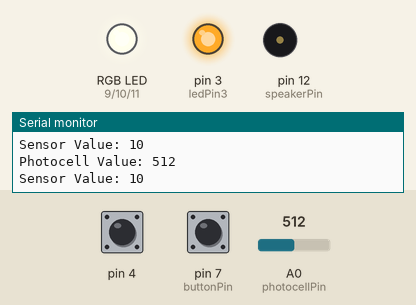
This sketch was run on a simulated Arduino Uno, built with avr-gcc and run on an emulated ATmega328P. On the bench: an RGB LED mixed from three pins (HIGH = lit), output pins drawn as LEDs (lit = HIGH), buzzer (waves = sounding), the last lines printed to the serial monitor. Inputs (shaded band) come from the test bench; at power-on: pin 7 (buttonPin) HIGH, pin 4 HIGH, A0 (photocellPin) = 512. Dim RGB values are drawn brighter than linear; random numbers use the default seed unless the sketch sets one; pins used as bus, display or sensor lines are not drawn.

Above: at 1.2 s.
1.3 s: pin 7 (buttonPin) pulled LOW for 0.15 s
4.3 s: pin 4 pulled LOW for 3.2 s
At 5.1 s:
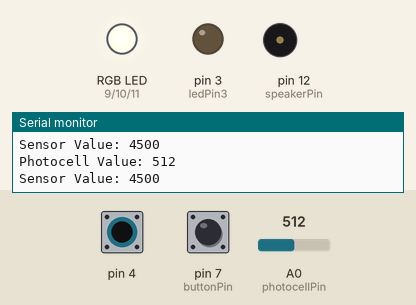
9.0 s: A0 (photocellPin) set to 716
At 9.17 s:
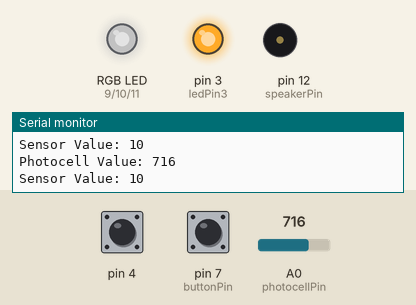
12.0 s: A0 (photocellPin) set to 900
At 12.22 s:
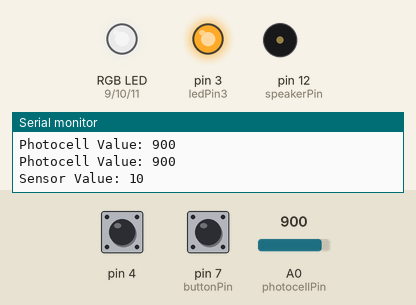
15.0 s: pin 4 pulled LOW for 1 s
At 15.8 s:
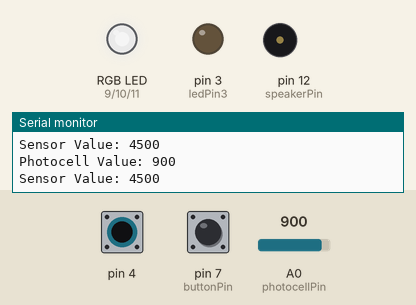
18.0 s: A0 (photocellPin) set to 1023
At 18.27 s:
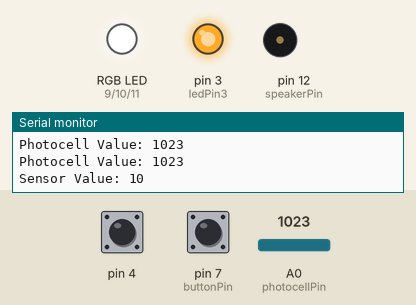
Timing chart, 0 to 22.0 s (numbered marks = the images above; inputs shaded):
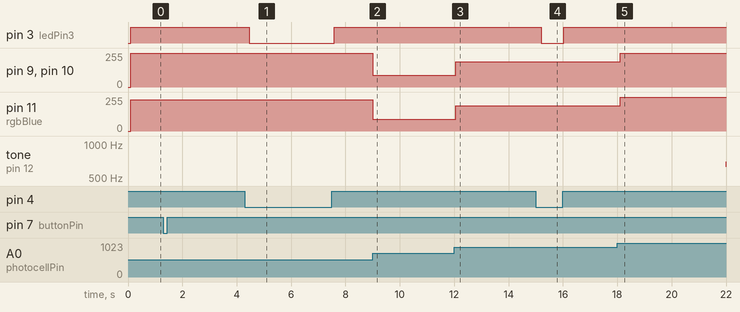

Measured:
- after the input at 4.3 s, pin 3 (ledPin3): HIGH → LOW after 0.16 s, → HIGH 3.1 s later
- after the input at 9.0 s, pin 9 (rgbRed), pin 10 (rgbGreen): 255/255 → 89/255 at once; pin 11 (rgbBlue): 236/255 → 89/255 at once
- after the input at 12.0 s, pin 9 (rgbRed), pin 10 (rgbGreen), pin 11 (rgbBlue): 89/255 → 188/255 after 0.05 s
- after the input at 15.0 s, pin 3 (ledPin3): HIGH → LOW after 0.20 s, → HIGH 0.83 s later
- after the input at 18.0 s, pin 9 (rgbRed), pin 10 (rgbGreen), pin 11 (rgbBlue): 188/255 → 255/255 after 0.11 s

The sketch:

_Lightshow.ino
```cpp
#include <CapacitiveSensor.h>

#define rgbRed 9
#define rgbGreen 10
#define rgbBlue 11
#define buttonPin 7
#define photocellPin A0
#define touchSensorPin 2
#define ledPin2 2
#define ledPin3 3
#define speakerPin 12

int jingleBellsMelody[] = {
  659, 659, 659,
  659, 659, 659,
  659, 784, 523, 587, 659,
  698, 698, 698, 698,
  698, 659, 659, 659, 659,
  659, 587, 587, 659,
  587, 784
};

int jingleBellsDurations[] = {
  200, 200, 400,
  200, 200, 400,
  200, 200, 200, 200, 200,
  400, 200, 200, 200,
  200, 200, 200, 200, 200,
  200, 200, 200, 400,
  400, 400
};


unsigned long lastButtonPressTime = 0;
unsigned long buttonPressInterval = 250; // Adjust this interval as needed
unsigned long lastPhotocellUpdateTime = 0;
unsigned long photocellUpdateInterval = 100; // Adjust this interval as needed
unsigned long lastCapacitiveSensorTime = 0;
unsigned long capacitiveSensorInterval = 100; // Adjust this interval as needed

int randomRed, randomGreen, randomBlue;
int photocellBrightness;

CapacitiveSensor cs_9_8 = CapacitiveSensor(5, 4);

void setup() {
  pinMode(rgbRed, OUTPUT);
  pinMode(rgbGreen, OUTPUT);
  pinMode(rgbBlue, OUTPUT);
  pinMode(buttonPin, INPUT_PULLUP);
  pinMode(touchSensorPin, INPUT_PULLUP);
  pinMode(ledPin2, OUTPUT);
  pinMode(ledPin3, OUTPUT);
  Serial.begin(9600);
  randomSeed(analogRead(0));
  cs_9_8.set_CS_AutocaL_Millis(0xFFFFFFFF);
  pinMode(speakerPin, OUTPUT);
}

void loop() {
  handleButtonPress();
  updatePhotocellBrightness();
  handleCapacitiveSensor();
}

void handleButtonPress() {
  int buttonState = digitalRead(buttonPin);
  if (buttonState == LOW && millis() - lastButtonPressTime > buttonPressInterval) {
    changeColorRandomly();
    lastButtonPressTime = millis();
  }
}

void updatePhotocellBrightness() {
  if (millis() - lastPhotocellUpdateTime > photocellUpdateInterval) {
    int photocellValue = analogRead(photocellPin);
    photocellBrightness = map(photocellValue, 550, 1023, 0, 255);
    setRGBBrightness(photocellBrightness);
    printPhotocellValues(photocellValue);
    lastPhotocellUpdateTime = millis();
  }
}

void setRGBBrightness(int brightness) {
  analogWrite(rgbRed, brightness);
  analogWrite(rgbGreen, brightness);
  analogWrite(rgbBlue, brightness);
}

void printPhotocellValues(int value) {
  Serial.print("Photocell Value: ");
  Serial.println(value);
}

void changeColorRandomly() {
  randomRed = random(256);
  randomGreen = random(256);
  randomBlue = random(256);

  Serial.println("Button Pressed - Changing Color");
  printRGBValues();
  setRGBColor(randomRed, randomGreen, randomBlue);
}

void printRGBValues() {
  Serial.print("Random Red: ");
  Serial.println(randomRed);
  Serial.print("Random Green: ");
  Serial.println(randomGreen);
  Serial.print("Random Blue: ");
  Serial.println(randomBlue);
}

void setRGBColor(int red, int green, int blue) {
  analogWrite(rgbRed, red);
  analogWrite(rgbGreen, green);
  analogWrite(rgbBlue, blue);
}

void handleCapacitiveSensor() {
  if (millis() - lastCapacitiveSensorTime > capacitiveSensorInterval) {
    long total1 = cs_9_8.capacitiveSensor(30);
    Serial.println("Sensor Value: " + String(total1));

    int threshold = 100;
    if (total1 < threshold) {
      digitalWrite(ledPin2, HIGH);
      digitalWrite(ledPin3, HIGH);
      playMelody(jingleBellsMelody, jingleBellsDurations, sizeof(jingleBellsMelody) / sizeof(jingleBellsMelody[0]));
    } else {
      digitalWrite(ledPin2, LOW);
      digitalWrite(ledPin3, LOW);
    }

    lastCapacitiveSensorTime = millis();
  }
}

void playMelody(int melody[], int durations[], int length) {
  for (int i = 0; i < length; ++i) {
    int noteDuration = 1000 / durations[i];
    tone(speakerPin, melody[i], noteDuration);

    // To distinguish the notes, set a minimum time between them.
    // The default is 10 milliseconds, but you can adjust this.
    delay(noteDuration * 1.1);

    // Stop the tone playing:
    noTone(speakerPin);
  }
}
```
